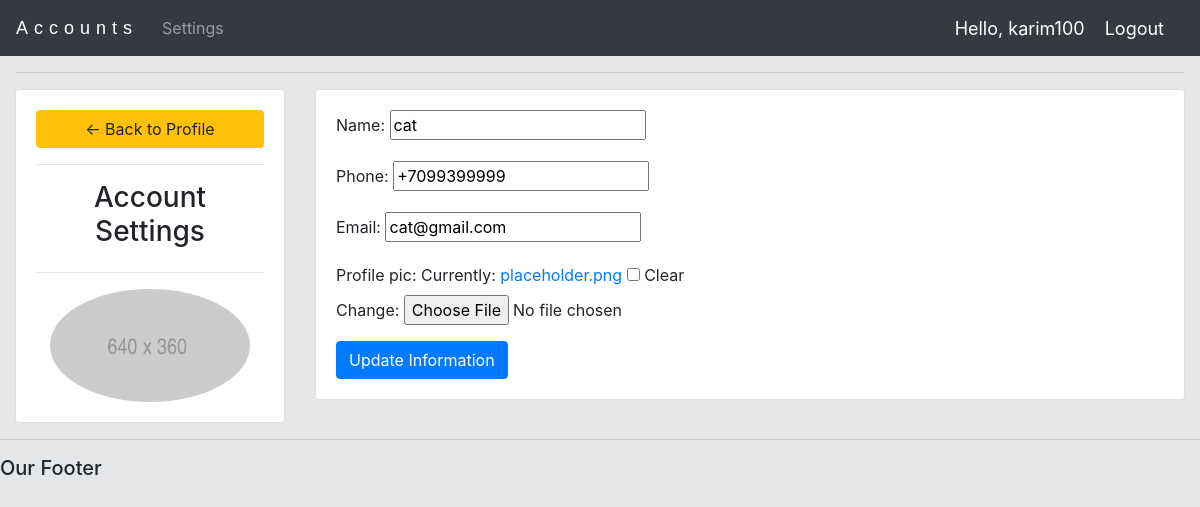
Screenshot of /account/ (signed in) with the database file from the repository.
### accounts/models.py (models this page shows, shortened)
class Customer(models.Model):
  user = models.OneToOneField(User, null=True, blank=True, on_delete=models.CASCADE)
  name = models.CharField(max_length=200, null=True)
  phone = models.CharField(max_length=200, null=True)
  email = models.CharField(max_length=200, null=True)
  profile_pic = models.ImageField(default="placeholder.png", null=True, blank=True)
  date_created = models.DateTimeField(auto_now_add=True, null=True)

### accounts/decorators.py (the view)
    def wrapper_func1(request, *args, **kwargs):
      group = None
      if request.user.groups.exists():
        group = request.user.groups.all()[0].name
      if group in allowed_roles:
        return view_func(request, *args, **kwargs)
      else:
        return HttpResponse('You are not authorized to view this page.')

### accounts/forms.py
class CustomerForm(ModelForm):
  class Meta:
    model = Customer
    fields = '__all__'
    exclude = ['user']

### accounts/views.py (called while the page is built)
@login_required(login_url='login')
@allowed_users(allowed_roles=['customer'])
def accountSettings(request):
  customer = request.user.customer
  form = CustomerForm(instance=customer)
  if request.method == 'POST':
    form = CustomerForm(request.POST, request.FILES, instance=customer)
    if form.is_valid():
      form.save()
  context = {'form':form}
  return render(request, 'accounts/account_settings.html', context)

### accounts/templates/accounts/account_settings.html (shortened to what this page needs)
{% extends 'accounts/main.html' %}
{% block content %}
<hr>
<div class="row">
  <div class="col-md-3">
    <div class="card card-body">
      <a href="{% url 'home' %}" class="btn btn-warning"> &#8592; Back to Profile</a>
      <hr>
      <h3 style="text-align: center">Account Settings</h3>
      <hr>
      <img src="{{request.user.customer.profile_pic.url}}" alt="" class="profile-pic">
    </div>
  </div>
  <div class="col-md-9">
    <div class="card card-body">
      <form method="POST" action="" class="" enctype="multipart/form-data">
        {{form.as_p}}
        <input type="submit" class="btn btn-primary" name="Update Information" value="Update Information">
      </form>
    </div>
  </div>
</div>
{% endblock content %}

### accounts/templates/accounts/navbar.html (shortened to what this page needs)
<nav class="navbar navbar-expand-lg navbar-dark bg-dark">
  <a class="navbar-brand" id="logo" href="{% url 'home' %}">Accounts</a>
  <div class="collapse navbar-collapse" id="navbarNavAltMarkup">
    <div class="navbar-nav">
      {% if request.user.is_staff %}
      <a class="nav-item nav-link active" href="{% url 'home' %}">Dashboard</a>
      <a class="nav-item nav-link" href="{% url 'products' %}">Products</a>
      {% else %}
      <li class="nav-item">
      <a href="{% url 'account' %}" class="nav-link">Settings</a>
      </li>
      {% endif %}
    </div>
  </div>
  <span class="hello-msg">Hello, {{ request.user }}</span>
  <span><a class="hello-msg" href="{% url 'logout' %}" class="">Logout</a></span>
</nav>

### static/css/base.css (style rules this page uses)
body { background-color: rgb(228, 230, 231); }
#logo { font-size: 18px; letter-spacing: 6px; font-family: "Comic Sans MS", cursive, sans-serif; }

### accounts/templates/accounts/navbar.html (style rules this page uses)
.hello-msg { font-size: 18px; color: #fff; margin-right: 20px; }

### accounts/templates/accounts/account_settings.html (style rules this page uses)
.profile-pic { max-width: 200px; max-height: 200px; margin: 0 auto; border-radius: 50%; }

### rows the page displays
Customer: name "cat", phone "+7099399999", email "cat@gmail.com"

### other values shown
{{ request.user }} "karim100"
